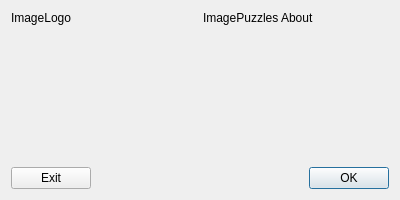
<?xml version="1.0" encoding="UTF-8"?>
<ui version="4.0">
 <class>Dialog_About</class>
 <widget class="QDialog" name="Dialog_About">
  <property name="geometry">
   <rect>
    <x>0</x>
    <y>0</y>
    <width>400</width>
    <height>200</height>
   </rect>
  </property>
  <property name="sizePolicy">
   <sizepolicy hsizetype="Fixed" vsizetype="Fixed">
    <horstretch>0</horstretch>
    <verstretch>0</verstretch>
   </sizepolicy>
  </property>
  <property name="minimumSize">
   <size>
    <width>400</width>
    <height>200</height>
   </size>
  </property>
  <property name="maximumSize">
   <size>
    <width>400</width>
    <height>200</height>
   </size>
  </property>
  <property name="windowTitle">
   <string>Dialog</string>
  </property>
  <layout class="QVBoxLayout" name="verticalLayout">
   <item>
    <layout class="QHBoxLayout" name="horizontalLayout">
     <item>
      <widget class="QLabel" name="label_ImageLogo">
       <property name="sizePolicy">
        <sizepolicy hsizetype="Preferred" vsizetype="Expanding">
         <horstretch>0</horstretch>
         <verstretch>0</verstretch>
        </sizepolicy>
       </property>
       <property name="text">
        <string>ImageLogo</string>
       </property>
       <property name="alignment">
        <set>Qt::AlignLeading|Qt::AlignLeft|Qt::AlignTop</set>
       </property>
      </widget>
     </item>
     <item>
      <widget class="QLabel" name="label_Text">
       <property name="text">
        <string>ImagePuzzles About</string>
       </property>
       <property name="alignment">
        <set>Qt::AlignLeading|Qt::AlignLeft|Qt::AlignTop</set>
       </property>
       <property name="wordWrap">
        <bool>true</bool>
       </property>
      </widget>
     </item>
    </layout>
   </item>
   <item>
    <layout class="QHBoxLayout" name="horizontalLayout_2">
     <item>
      <widget class="QPushButton" name="pushButton_Exit">
       <property name="text">
        <string>Exit</string>
       </property>
      </widget>
     </item>
     <item>
      <widget class="QDialogButtonBox" name="buttonBox">
       <property name="orientation">
        <enum>Qt::Horizontal</enum>
       </property>
       <property name="standardButtons">
        <set>QDialogButtonBox::Ok</set>
       </property>
      </widget>
     </item>
    </layout>
   </item>
  </layout>
 </widget>
 <resources/>
 <connections>
  <connection>
   <sender>buttonBox</sender>
   <signal>accepted()</signal>
   <receiver>Dialog_About</receiver>
   <slot>accept()</slot>
   <hints>
    <hint type="sourcelabel">
     <x>248</x>
     <y>254</y>
    </hint>
    <hint type="destinationlabel">
     <x>157</x>
     <y>274</y>
    </hint>
   </hints>
  </connection>
  <connection>
   <sender>buttonBox</sender>
   <signal>rejected()</signal>
   <receiver>Dialog_About</receiver>
   <slot>reject()</slot>
   <hints>
    <hint type="sourcelabel">
     <x>316</x>
     <y>260</y>
    </hint>
    <hint type="destinationlabel">
     <x>286</x>
     <y>274</y>
    </hint>
   </hints>
  </connection>
 </connections>
</ui>
